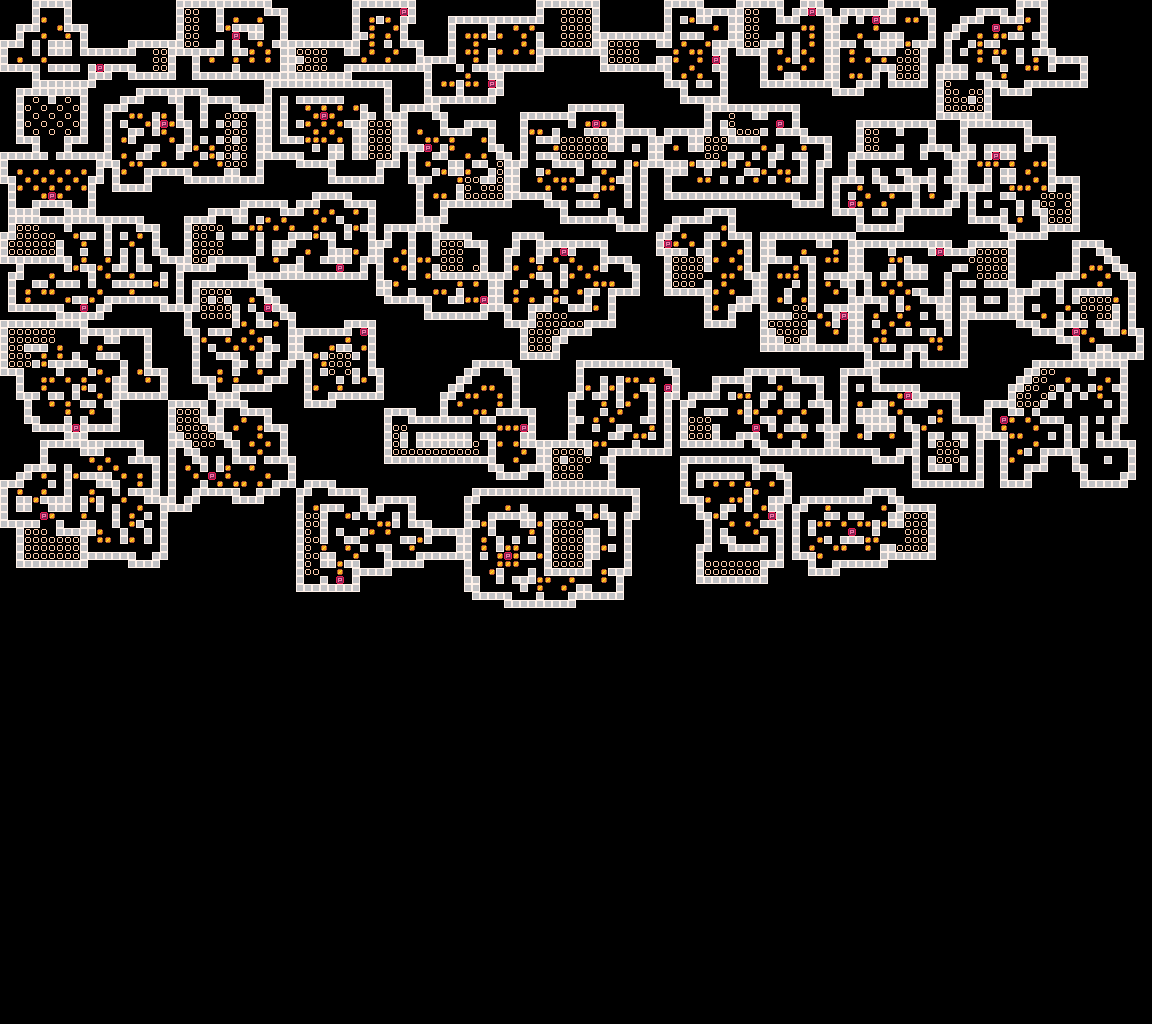

Tiled map render using the project's own tile images. Description and the map definition, with tile-layer contents summarised, below:
An orthogonal 144x128 tile map with 8x8 px tiles, 1 tile layer (tiles).

<map version="1.0" tiledversion="1.0.2" orientation="orthogonal" renderorder="left-up" width="144" height="128" tilewidth="8" tileheight="8" nextobjectid="1">
 <tileset firstgid="1" source="tileset.tsx" />
 <layer name="tiles" width="144" height="128">
  <data>[18432 cells, 4469 non-empty, 4 distinct tile ids]</data>
 </layer>
</map>
